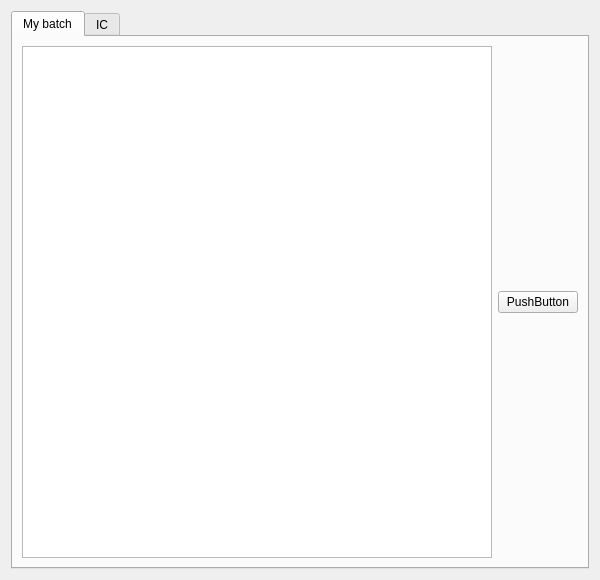
<?xml version="1.0" encoding="UTF-8"?>
<ui version="4.0">
 <class>Form</class>
 <widget class="QWidget" name="Form">
  <property name="geometry">
   <rect>
    <x>0</x>
    <y>0</y>
    <width>600</width>
    <height>580</height>
   </rect>
  </property>
  <property name="windowTitle">
   <string>Form</string>
  </property>
  <layout class="QGridLayout" name="gridLayout">
   <item row="0" column="0">
    <widget class="QTabWidget" name="tabWidget">
     <property name="currentIndex">
      <number>0</number>
     </property>
     <widget class="QWidget" name="tab_4">
      <attribute name="title">
       <string>My batch</string>
      </attribute>
      <layout class="QGridLayout" name="gridLayout_9">
       <item row="0" column="0">
        <widget class="QListWidget" name="page1_listWidget">
         <property name="alternatingRowColors">
          <bool>false</bool>
         </property>
        </widget>
       </item>
       <item row="0" column="1">
        <widget class="QPushButton" name="commit">
         <property name="text">
          <string>PushButton</string>
         </property>
        </widget>
       </item>
      </layout>
     </widget>
     <widget class="QWidget" name="tab_5">
      <attribute name="title">
       <string>IC</string>
      </attribute>
     </widget>
    </widget>
   </item>
  </layout>
 </widget>
 <resources/>
 <connections/>
</ui>
